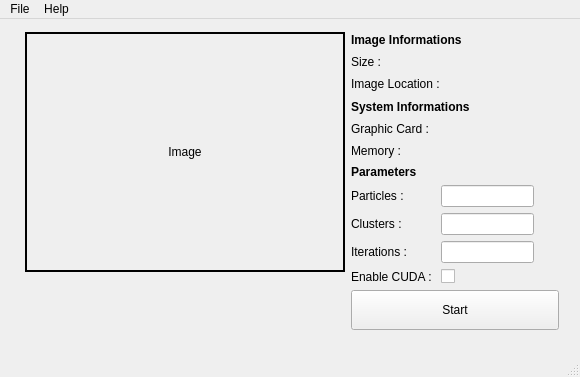
<?xml version="1.0" encoding="UTF-8"?>
<ui version="4.0">
 <class>MainUI</class>
 <widget class="QMainWindow" name="MainUI">
  <property name="geometry">
   <rect>
    <x>0</x>
    <y>0</y>
    <width>580</width>
    <height>377</height>
   </rect>
  </property>
  <property name="minimumSize">
   <size>
    <width>580</width>
    <height>377</height>
   </size>
  </property>
  <property name="maximumSize">
   <size>
    <width>580</width>
    <height>377</height>
   </size>
  </property>
  <property name="windowTitle">
   <string>MainUI</string>
  </property>
  <widget class="QWidget" name="centralWidget">
   <widget class="QWidget" name="layoutWidget">
    <property name="geometry">
     <rect>
      <x>0</x>
      <y>0</y>
      <width>2</width>
      <height>2</height>
     </rect>
    </property>
    <layout class="QHBoxLayout" name="horizontalLayout_2"/>
   </widget>
   <widget class="QWidget" name="layoutWidget">
    <property name="geometry">
     <rect>
      <x>14</x>
      <y>2</y>
      <width>556</width>
      <height>320</height>
     </rect>
    </property>
    <layout class="QHBoxLayout" name="horizontalLayout_3">
     <item>
      <layout class="QVBoxLayout" name="verticalLayout">
       <item>
        <widget class="QLabel" name="label">
         <property name="sizePolicy">
          <sizepolicy hsizetype="Preferred" vsizetype="Preferred">
           <horstretch>0</horstretch>
           <verstretch>0</verstretch>
          </sizepolicy>
         </property>
         <property name="minimumSize">
          <size>
           <width>320</width>
           <height>240</height>
          </size>
         </property>
         <property name="maximumSize">
          <size>
           <width>320</width>
           <height>240</height>
          </size>
         </property>
         <property name="frameShape">
          <enum>QFrame::Box</enum>
         </property>
         <property name="lineWidth">
          <number>2</number>
         </property>
         <property name="text">
          <string>Image</string>
         </property>
         <property name="alignment">
          <set>Qt::AlignCenter</set>
         </property>
        </widget>
       </item>
       <item>
        <widget class="QLabel" name="labelProgress">
         <property name="font">
          <font>
           <pointsize>12</pointsize>
           <weight>75</weight>
           <bold>true</bold>
          </font>
         </property>
         <property name="text">
          <string/>
         </property>
         <property name="alignment">
          <set>Qt::AlignCenter</set>
         </property>
        </widget>
       </item>
      </layout>
     </item>
     <item>
      <layout class="QVBoxLayout" name="verticalLayout_4">
       <item>
        <layout class="QVBoxLayout" name="verticalLayout_3">
         <item>
          <widget class="QLabel" name="label_8">
           <property name="font">
            <font>
             <weight>75</weight>
             <bold>true</bold>
            </font>
           </property>
           <property name="text">
            <string>Image Informations</string>
           </property>
          </widget>
         </item>
         <item>
          <widget class="QLabel" name="lblImageSize">
           <property name="text">
            <string>Size : </string>
           </property>
           <property name="wordWrap">
            <bool>true</bool>
           </property>
          </widget>
         </item>
         <item>
          <widget class="QLabel" name="lblImageLoc">
           <property name="text">
            <string>Image Location : </string>
           </property>
           <property name="wordWrap">
            <bool>true</bool>
           </property>
          </widget>
         </item>
         <item>
          <widget class="QLabel" name="label_12">
           <property name="font">
            <font>
             <weight>75</weight>
             <bold>true</bold>
            </font>
           </property>
           <property name="text">
            <string>System Informations</string>
           </property>
          </widget>
         </item>
         <item>
          <widget class="QLabel" name="lblGraphicCard">
           <property name="text">
            <string>Graphic Card : </string>
           </property>
           <property name="wordWrap">
            <bool>true</bool>
           </property>
          </widget>
         </item>
         <item>
          <widget class="QLabel" name="lblMemory">
           <property name="text">
            <string>Memory : </string>
           </property>
           <property name="wordWrap">
            <bool>true</bool>
           </property>
          </widget>
         </item>
        </layout>
       </item>
       <item>
        <layout class="QVBoxLayout" name="verticalLayout_2">
         <item>
          <layout class="QHBoxLayout" name="horizontalLayout">
           <item>
            <layout class="QFormLayout" name="formLayout">
             <item row="0" column="0">
              <widget class="QLabel" name="label_3">
               <property name="font">
                <font>
                 <weight>75</weight>
                 <bold>true</bold>
                </font>
               </property>
               <property name="text">
                <string>Parameters</string>
               </property>
              </widget>
             </item>
             <item row="1" column="0">
              <widget class="QLabel" name="label_4">
               <property name="text">
                <string>Particles : </string>
               </property>
              </widget>
             </item>
             <item row="1" column="1">
              <widget class="QLineEdit" name="txtParticle">
               <property name="inputMask">
                <string>00000; </string>
               </property>
              </widget>
             </item>
             <item row="2" column="0">
              <widget class="QLabel" name="label_5">
               <property name="text">
                <string>Clusters : </string>
               </property>
              </widget>
             </item>
             <item row="2" column="1">
              <widget class="QLineEdit" name="txtCluster">
               <property name="inputMask">
                <string>00000; </string>
               </property>
              </widget>
             </item>
             <item row="3" column="0">
              <widget class="QLabel" name="label_6">
               <property name="text">
                <string>Iterations : </string>
               </property>
              </widget>
             </item>
             <item row="3" column="1">
              <widget class="QLineEdit" name="txtIter">
               <property name="inputMask">
                <string>00000; </string>
               </property>
              </widget>
             </item>
             <item row="4" column="0">
              <widget class="QLabel" name="label_7">
               <property name="text">
                <string>Enable CUDA : </string>
               </property>
              </widget>
             </item>
             <item row="4" column="1">
              <widget class="QCheckBox" name="chkCuda">
               <property name="text">
                <string/>
               </property>
              </widget>
             </item>
            </layout>
           </item>
           <item>
            <spacer name="horizontalSpacer">
             <property name="orientation">
              <enum>Qt::Horizontal</enum>
             </property>
             <property name="sizeHint" stdset="0">
              <size>
               <width>40</width>
               <height>20</height>
              </size>
             </property>
            </spacer>
           </item>
          </layout>
         </item>
         <item>
          <widget class="QPushButton" name="btnStart">
           <property name="minimumSize">
            <size>
             <width>0</width>
             <height>40</height>
            </size>
           </property>
           <property name="text">
            <string>Start</string>
           </property>
          </widget>
         </item>
        </layout>
       </item>
      </layout>
     </item>
    </layout>
   </widget>
  </widget>
  <widget class="QMenuBar" name="menuBar">
   <property name="geometry">
    <rect>
     <x>0</x>
     <y>0</y>
     <width>580</width>
     <height>23</height>
    </rect>
   </property>
   <widget class="QMenu" name="menuFile">
    <property name="title">
     <string>File</string>
    </property>
    <addaction name="actionOpen_Image"/>
    <addaction name="separator"/>
    <addaction name="actionExit"/>
   </widget>
   <widget class="QMenu" name="menuHelp">
    <property name="title">
     <string>Help</string>
    </property>
    <addaction name="actionAbout"/>
   </widget>
   <addaction name="menuFile"/>
   <addaction name="menuHelp"/>
  </widget>
  <widget class="QStatusBar" name="statusBar"/>
  <action name="actionOpen_Image">
   <property name="text">
    <string>Open Image</string>
   </property>
  </action>
  <action name="actionExit">
   <property name="text">
    <string>Exit</string>
   </property>
  </action>
  <action name="actionAbout">
   <property name="text">
    <string>About</string>
   </property>
  </action>
 </widget>
 <layoutdefault spacing="6" margin="11"/>
 <resources/>
 <connections/>
</ui>
